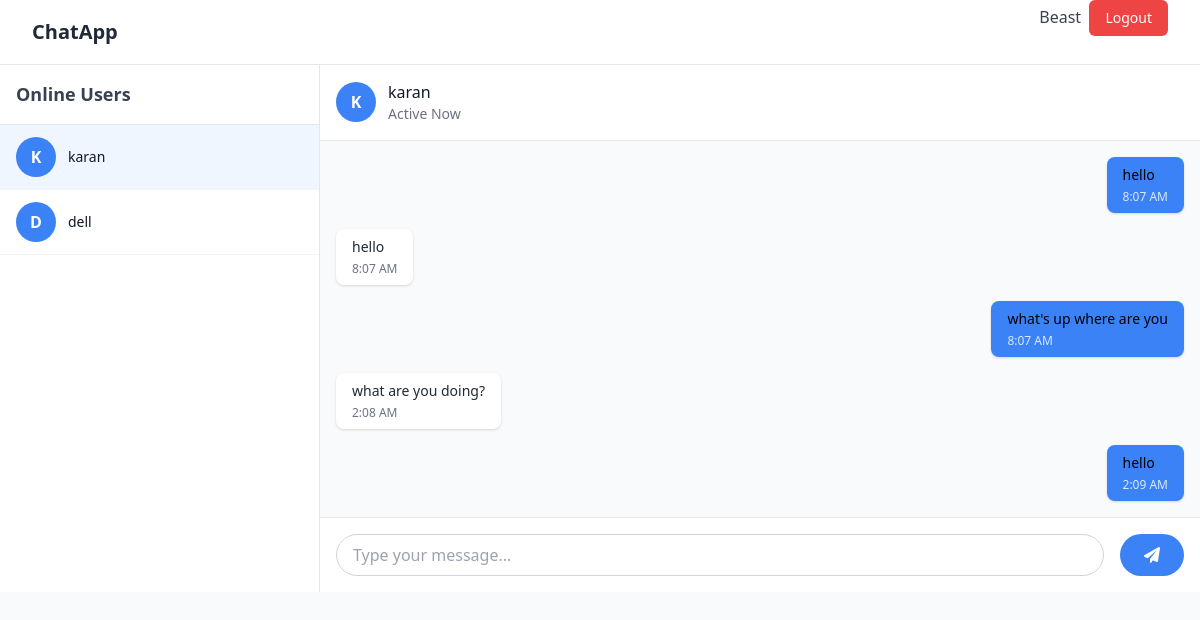
/chat/chat/karan/ (signed in), run on the app's committed database.
### chat/models.py (models this page shows, shortened)
class ChatMessage(models.Model):
    sender = models.ForeignKey(User, related_name='sent_messages', on_delete=models.CASCADE)
    receiver = models.ForeignKey(User, related_name='received_messages', on_delete=models.CASCADE)
    message = models.TextField()
    timestamp = models.DateTimeField(auto_now_add=True)
    is_read = models.BooleanField(default=False)
    class Meta:
        ordering = ['timestamp']

### chat/views.py (the view)
# urls.py: path('chat/<str:username>/', views.chat_room, name='chat_room'),
@login_required
def chat_room(request, username):
    users = User.objects.exclude(id=request.user.id)
    other_user = User.objects.get(username=username)
    messages = ChatMessage.objects.filter(
        (Q(sender=request.user, receiver=other_user)) | (Q(sender=other_user, receiver=request.user))
    ).order_by('timestamp')
    return render(request, 'chat/room.html', {
        'other_user': other_user,
        'messages': messages,
        'users': users,
    })

### chat/templates/chat/room.html (shortened to what this page needs)
{% extends 'base.html' %}
{% load static %}
{% block content %}
<div class="flex h-[calc(100vh-4rem)]">
    <div class="w-80 bg-white border-r border-gray-200 flex flex-col">
        <div class="p-4 border-b border-gray-200">
            <h2 class="text-lg font-semibold text-gray-700">Online Users</h2>
        </div>
        <div class="flex-1 overflow-y-auto">
            {% for user in users %}
            <a href="{% url 'chat_room' user.username %}"
               class="flex items-center px-4 py-3 hover:bg-gray-50 transition duration-150 border-b border-gray-100 {% if user == other_user %}bg-blue-50{% endif %}">
                <div class="w-10 h-10 bg-blue-500 rounded-full flex items-center justify-center text-white font-semibold">
                    {{ user.username|make_list|first|upper }}
                </div>
                <div class="ml-3">
                    <p class="text-sm font-medium text-gray-900">{{ user.username }}</p>
                </div>
            </a>
            {% endfor %}
        </div>
    </div>
    <div class="flex-1 flex flex-col bg-gray-50">
        <div class="bg-white border-b border-gray-200 p-4 flex items-center">
            <div class="w-10 h-10 bg-blue-500 rounded-full flex items-center justify-center text-white font-semibold">
                {{ other_user.username|make_list|first|upper }}
            </div>
            <div class="ml-3">
                <p class="font-medium text-gray-900">{{ other_user.username }}</p>
                <p class="text-sm text-gray-500">Active Now</p>
            </div>
        </div>
        <div id="chat-messages" class="flex-1 overflow-y-auto p-4 space-y-4">
            {% if messages %}
            {% for message in messages %}
                <div class="flex {% if message.sender == request.user %}justify-end{% endif %}">
                    <div class="max-w-xs lg:max-w-md {% if message.sender == request.user %}bg-blue-500 text-black{% else %}bg-white text-gray-800{% endif %} rounded-lg px-4 py-2 shadow">
                        <p class="text-sm">{{ message.message }}</p>
                        <p class="text-xs mt-1 {% if message.sender == request.user %}text-blue-100{% else %}text-gray-500{% endif %}">
                            {{ message.timestamp|date:"g:i A" }}
                        </p>
                    </div>
                </div>
            {% endfor %}
            {% else %}
                <p>Let's start a conversation!</p>
            {% endif %}
        </div>
        <div class="bg-white border-t border-gray-200 p-4">
            <form id="chat-form" class="flex space-x-4">
                <input type="text" id="chat-message-input"
                       class="flex-1 rounded-full border border-gray-300 px-4 py-2 focus:outline-none focus:border-blue-500"
                       placeholder="Type your message...">
                <button title="button" type="submit" class="bg-blue-500 hover:bg-blue-600 text-white rounded-full px-6 py-2 transition duration-150">
                    <i class="fa fa-paper-plane"></i>
                </button>
            </form>
        </div>
    </div>
</div>
{% endblock %}

### templates/navbar.html (shortened to what this page needs)
<nav class="bg-white border-b border-gray-200 fixed w-full z-50">
    <div class="max-w-7xl mx-auto px-4 sm:px-6 lg:px-8">
        <div class="flex justify-between h-16">
            <div class="flex items-center">
                <span class="text-xl font-bold text-gray-800">ChatApp</span>
            </div>
            {% if user.is_authenticated %}
            <form method="post" action="{% url 'logout' %}">
                <span class="text-gray-700">{{ user.username }}</span>&nbsp;
                <button type="submit" class="bg-red-500 hover:bg-red-600 text-white px-4 py-2 rounded-md text-sm font-medium transition duration-150">
                    Logout
                </button>
            </form>
            {% endif %}
        </div>
    </div>
</nav>

### data on the page
ChatMessage: message "hello", timestamp "8:07 AM"
ChatMessage: message "hello", timestamp "8:07 AM"
ChatMessage: message "what's up where are you", timestamp "8:07 AM"
ChatMessage: message "what are you doing?", timestamp "2:08 AM"
ChatMessage: message "hello", timestamp "2:09 AM"

### other printed values
{{ user.username }} "Beast"
{{ user.username|make_list|first|upper }} "K"
{{ user.username }} "karan"
{{ user.username|make_list|first|upper }} "D"
{{ user.username }} "dell"
{{ other_user.username|make_list|first|upper }} "K"
{{ other_user.username }} "karan"
